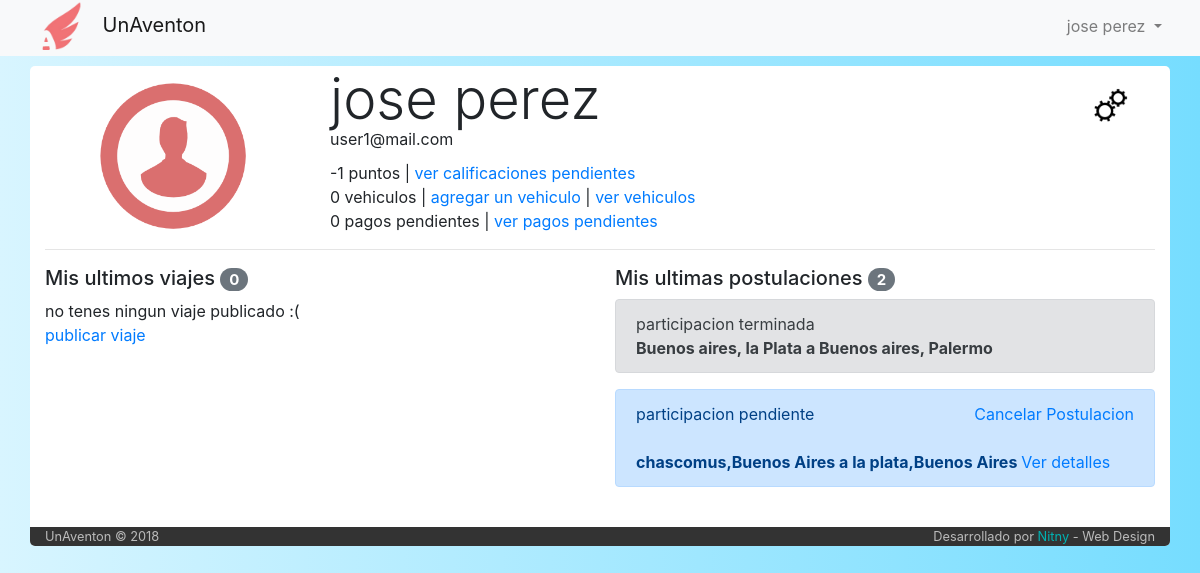
Page /perfil (signed in) on the earlier database version.
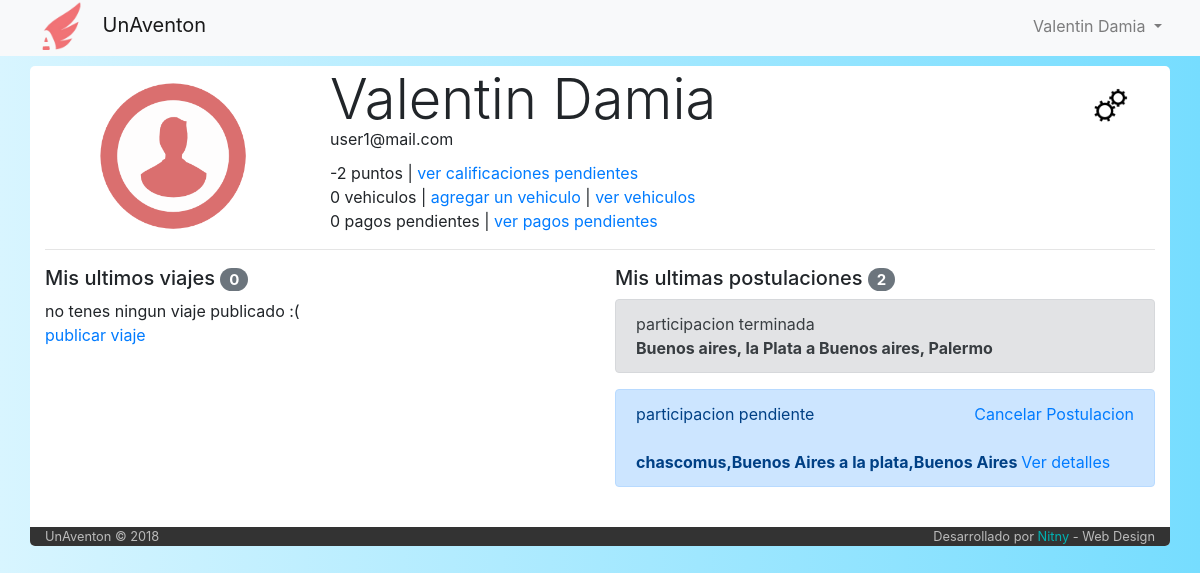
Same page on the later database version.
### tables this page shows
CREATE TABLE `usuario` (
  `idUser` int(6) NOT NULL,
  `email` varchar(50) NOT NULL,
  `clave` varchar(50) NOT NULL,
  `nombre` varchar(50) NOT NULL,
  `apellido` varchar(50) NOT NULL,
  `admin` int(1) NOT NULL DEFAULT '0'
);

CREATE TABLE `participacion` (
  `idParticipacion` int(6) NOT NULL,
  `idUsuario` int(6) NOT NULL,
  `idViaje` int(6) NOT NULL,
  `fecha_solicitud` datetime NOT NULL,
  `estado` int(1) NOT NULL DEFAULT '1'
);

CREATE TABLE `estado_participacion` (
  `idEstado` int(1) NOT NULL,
  `color` varchar(14) NOT NULL,
  `estado` varchar(40) NOT NULL
);

CREATE TABLE `viaje` (
  `idViaje` int(6) NOT NULL,
  `idPiloto` int(6) NOT NULL,
  `idVehiculo` int(6) NOT NULL,
  `fecha_publicacion` datetime NOT NULL,
  `fecha_partida` datetime NOT NULL,
  `tiempo_estimado` int(11) NOT NULL DEFAULT '30',
  `origen` varchar(60) NOT NULL,
  `destino` varchar(60) NOT NULL,
  `asientos_disponibles` int(2) NOT NULL,
  `costo` int(7) NOT NULL,
  `estado` int(1) NOT NULL DEFAULT '1',
  `tipo` varchar(50) NOT NULL DEFAULT 'unico'
);

### index.php (called while the page is built, shortened)
<?php
	include ('core/helpers.php');
	include ('php/inicio_body.php');
	$router = new Router;
	$vars = $router->get_variables();
	render($vars);
	include ('php/cierre_body.php');

### core/helpers.php (called while the page is built, shortened)
<?php
function calificacion($idUser){
  include('php/conexion.php');
  $calificaciones=mysqli_query($conexion,"SELECT SUM(calificacion) as calificacion_final
                                          from calificacion
                                          where idCalificado='$idUser'")
                                          or die ("error calculo calificacion");
  return(mysqli_fetch_array($calificaciones)['calificacion_final']+0);
}

### controller/perfil.php (the view, shortened to what this page needs)
<?php
function render($vars = [])
{
  include('php/conexion.php');
  $usuario=mysqli_query($conexion,"SELECT *
                                   FROM Usuario
                                   WHERE email='$_SESSION[mail]' limit 1")
                                   or
                                   die("Problemas en la base de datos:".mysqli_error($conexion));
  $user = mysqli_fetch_array($usuario);
  $contador_vehiculos=mysqli_query($conexion,"SELECT count(*) as cont
                                    FROM vehiculo
                                    where idPropietario='$user[idUser]'
                                    and eliminado = 0")
                                    or
                                    die ("problemas con el contador");
  $contador_vehiculos=mysqli_fetch_array($contador_vehiculos);
  $sql = "SELECT pago.idPago\n"
      . "FROM pago\n"
      . "INNER JOIN viaje ON (viaje.idViaje = pago.idViaje)\n"
      . "WHERE viaje.idPiloto = $_SESSION[userId] AND pago.estado IS NULL";
  $contador_pagos = mysqli_query($conexion, $sql);
  ?>
  <div class="row">
    <div class="col-md-3" style="text-align: center">
      <img src="img/user.png" alt="imagen de usuario" style="width: 150px; margin-top: 15px">
    </div>
    <div class="col-md-8">
      <h1 class="display-4" style="margin-bottom: -6px"><?php echo $user['nombre']." ".$user['apellido']; ?></h1>
      <span style="margin-bottom: 10px; display: block"><?php echo $user['email']; ?></span>
      <span><?php echo calificacion($user['idUser']) ?> puntos</span> | <a href="/calificaciones">ver calificaciones pendientes</a> <br>
      <span><?php echo $contador_vehiculos['cont']; ?> vehiculos</span> | <a href="#" data-toggle="modal" data-target="#CargarAuto">agregar un vehiculo</a> | <a href="/listado-vehiculos">ver vehiculos</a> <br>
      <span><?php echo mysqli_num_rows($contador_pagos)?> pagos pendientes</span> | <a href="/pagos_pendientes">ver pagos pendientes</a> <br>
    </div>
    <div class="col-md-1">
      <img src="img/cambio.png" class="boton_cambios" alt="boton cambios" title="Cambiar datos personales" data-toggle="modal" data-target="#modalCambioDatos">
    </div>
  </div>
  <hr>
  <div class="row">
    <div class="col-md-6">
      <?php
        $viajes=mysqli_query($conexion,"SELECT *, viaje.estado as 'estadodelviaje'
                                       FROM viaje
                                       INNER JOIN estado_viaje on viaje.estado=estado_viaje.idEstado
                                       WHERE idPiloto='$user[idUser]'
                                       order by fecha_publicacion DESC, fecha_partida ASC")
                                       or
                                       die("Problemas en la base de datos:".mysqli_error($conexion));
      ?>
      <h5>Mis ultimos viajes <span class="badge badge-pill badge-secondary"><?php echo mysqli_num_rows($viajes);?></span></h5>
        <div class="mCustomScrollbar" data-mcs-theme="dark-3" style="max-height: 400px; overflow: auto;">
      <?php
        if (mysqli_num_rows($viajes) == 0){
             echo "no tenes ningun viaje publicado :( <br>";
             echo "<a href='/altaviaje'>publicar viaje</a>";
        }
          ?>
      </div>
    </div>
    <div class="col-md-6">
      <?php
      $postulaciones=mysqli_query($conexion,"SELECT *, participacion.estado as estado_participacion, viaje.estado as estado_viaje
                                     FROM participacion
                                     inner join viaje on participacion.idViaje=viaje.idViaje
                                     inner join estado_participacion on participacion.estado=estado_participacion.idEstado
                                     WHERE idUsuario='$user[idUser]'
                                     order by fecha_publicacion and idParticipacion")
                                     or
                                     die("Problemas en la base de datos:".mysqli_error($conexion));?>
      <h5>Mis ultimas postulaciones <span class="badge badge-pill badge-secondary"><?php echo mysqli_num_rows($postulaciones);?></span></h5>
      <div class="mCustomScrollbar" data-mcs-theme="dark-3" style="max-height: 400px; overflow: auto;">
      <?php
        while ($postulacion = mysqli_fetch_array($postulaciones)) {
          echo "<div class='alert alert-".$postulacion['color']."' role='alert'>
                  participacion ".$postulacion['estado'];
          if ($postulacion['estado_participacion'] < 3){
            $baja_participacion = "true";
													if ($postulacion['estado_participacion'] == 2){
                          ?>
                            <span class="float-right"><a href="#" data-toggle="modal" data-target="#modalAlertRechazarPostulacion<?php echo $postulacion['idParticipacion']?>">cancelar postulacion </a> </span>;
                          <?php
                          echo '<center>
                          <form action="/perfil" method="post">
                                            <input type="hidden" name="idParticipacion" value="'.$postulacion['idParticipacion'].'">
                                            <input type="hidden" name="estado" value="'.$postulacion['estado'].'">
                                            <input type="hidden" name="baja_participacion" value="'.$baja_participacion.'">
													<div class="modal fade" id="modalAlertRechazarPostulacion'.$postulacion['idParticipacion'].'" tabindex="-1" role="dialog" aria-labelledby="exampleModalCenterTitle" aria-hidden="true">
													  <div class="modal-dialog modal-dialog-centered" role="document">
													    <div class="modal-content">
													      <div class="modal-header">
													        <h5 class="modal-title" id="exampleModalCenterTitle">Cuidado</h5>
													        <button type="button" class="close" data-dismiss="modal" aria-label="Close">
													          <span aria-hidden="true">&times;</span>
													        </button>
													      </div>
													      <div class="modal-body">
																	Tu postulacion ya fue aprobada, si solicitas la baja de este viaje se restara 1 punto de tu calificacion.<br> Estas seguro de querer cancelar tu postulacion?
													      </div>
													      <div class="modal-footer">
													        <button type="button" class="btn btn-secondary btn-sm" data-dismiss="modal">Volver atras</button>
													        <button type="submit" class="btn btn-warning btn-sm">Si, cancelar</button>
													      </div>
													    </div>
													  </div>
													</div>';
													}
													else{
                            ?>
                            <span class="float-right"><a href="#" data-toggle="modal" data-target="#modalAlertRechazarPostulacion<?php echo $postulacion['idParticipacion']?>">Cancelar Postulacion </a> </span>
                          <?php
													}
                echo "<br><b> ".$postulacion['origen']." a ".$postulacion['destino']." </b> <a href='/viaje/".$postulacion['idViaje']."' class='float'> Ver detalles </a>
                </div>";
          }
          else{
                     echo "<br><b> ".$postulacion['origen']." a ".$postulacion['destino']." </b>
                     </div>";
          }
        }
      ?>
      </div>
    </div>
  </div>
  <br>
  <?php
}

### php/inicio_body.php (shortened to what this page needs)
<!DOCTYPE html>
<html>
  <head>
    <link rel="stylesheet" href="https://maxcdn.bootstrapcdn.com/bootstrap/4.0.0/css/bootstrap.min.css">
    <link rel="stylesheet" href="/js/Malihu/jquery.mCustomScrollbar.css" />
    <link rel="stylesheet" type="text/css" href="/css/estilo-listado-vehiculos.css">
    <link rel="stylesheet" href="/css/stylo.css">
  </head>
  <body>
    <?php
      include('php/navbar.php');
    ?>
    <div class="container" id="container" style="border-radius: 5px; box-shadow: 0 0 0 #fff; margin-top: 10px;">

### php/navbar.php (shortened to what this page needs)
<nav class="navbar navbar-expand-lg navbar-light bg-light">
  <div class="container" style="background-color:rgba(0, 0, 0, 0.0); margin-top: -3px; padding: 0 0; box-shadow: 0 0 0 #fff">
  <ul class="nav navbar-nav navbar-logo mx-auto">
      <li class="nav-item">
        <img src="/img/logo.png" alt="logo" style="width: 60px; margin-right: 8px; margin-top: -10px; margin-bottom: -10px">
        <a class="navbar-brand" href="/" style="margin-top: 0px; margin-bottom: -40px;">UnAventon</a>
      </li>
    </ul>
  <div class="collapse navbar-collapse" id="navbarSupportedContent">
      <?php
      if(isset($_SESSION['nombre'])){
        ?>
        <ul class='navbar-nav float-right'>
            <li class="nav-item dropdown">
                <a class="nav-link dropdown-toggle" href="#" id="navbarDropdown" role="button" data-toggle="dropdown" aria-haspopup="true" aria-expanded="false">
                  <?php echo $_SESSION['nombre']." ".$_SESSION['apellido']; ?>
                </a>
            </li>
        </ul>
        <?php
      }
      ?>
  </div>
</div>
</nav>

### php/cierre_body.php (shortened to what this page needs)
<div class="row" style="background-color: #333; color: #bbb; border-bottom-left-radius: 5px; border-bottom-right-radius: 5px; ">
  <div class="col-md-12">
    <small class="float-left">UnAventon © 2018</small>
    <small class="float-right">Desarrollado por <span style="color:#00b3b3">Nitny</span> - Web Design</small>
  </div>
</div>
</div>
<br>
</body>
</html>

### css/stylo.css (style rules this page uses)
body { background-color: grey; }

### php/inicio_body.php (style rules this page uses)
body { background-color: #fff; background: linear-gradient(-90deg, #76ddff, #d8f5ff); }
.boton_cambios { width: 40px; margin-top: 20px; transition: 1s; }

Differences in the rows shown:
changed usuario "user1@mail.com": nombre "jose" → "Valentin"; apellido "perez" → "Damia"
Other differences:
$_SESSION['nombre']: "jose" → "Valentin"
$_SESSION['apellido']: "perez" → "Damia"
calificacion($user['idUser']): "-1" → "-2"
